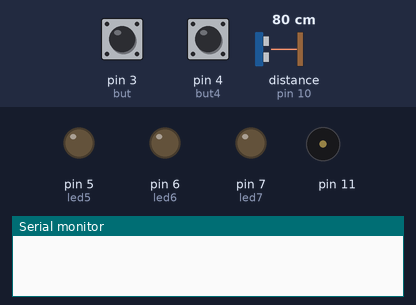
Simulated run of this sketch. Board: Arduino Uno, built with avr-gcc and run on an emulated ATmega328P. On the bench: output pins drawn as LEDs (lit = HIGH), buzzer (waves = sounding), the last lines printed to the serial monitor. Inputs (shaded band) come from the test bench; at power-on: pin 4 (but4) LOW, distance to the obstacle (sensor on pin 10) 80 cm, pin 3 (but) LOW. The echo pulse lasts 58.3 µs per cm; pins used as bus, display or sensor lines are not drawn.

Above: at 1.2 s.
1.3 s: pin 4 (but4) pulled HIGH for 0.15 s
At 2.5 s:
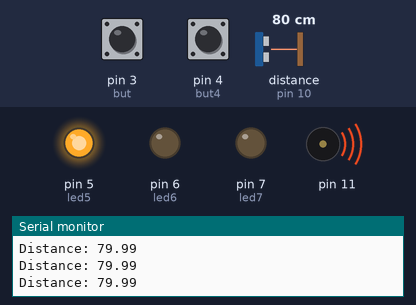
2.9 s: distance to the obstacle (sensor on pin 10) set to 75 cm
4.4 s: distance to the obstacle (sensor on pin 10) set to 67 cm
At 4.8 s:
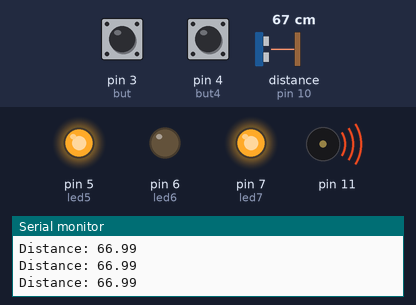
6.0 s: pin 3 (but) pulled HIGH for 0.15 s
At 7.2 s:
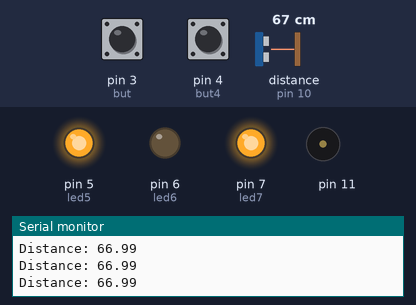
7.7 s: pin 4 (but4) pulled HIGH for 1 s
At 8.5 s:
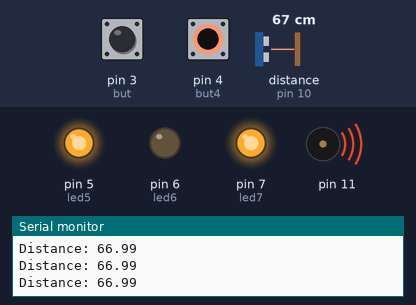
11.7 s: distance to the obstacle (sensor on pin 10) set to 63 cm
13.2 s: distance to the obstacle (sensor on pin 10) set to 57 cm
At 14.8 s:
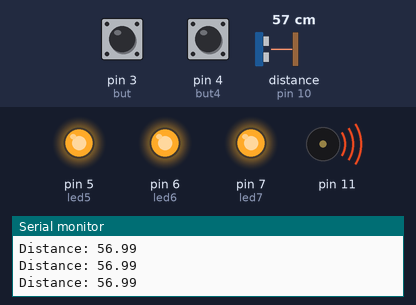
Timing chart, 0 to 15.8 s (numbered marks = the images above; inputs shaded):
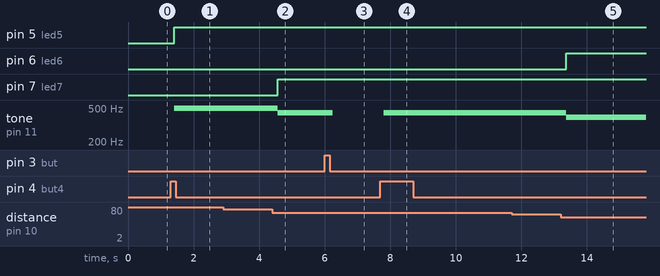

Measured:
- the behaviour switches between 71 and 70 cm on distance to the obstacle (sensor on pin 10) (found by bisection; images 1 and 2)
- the behaviour switches between 61 and 60 cm on distance to the obstacle (sensor on pin 10) (found by bisection; images 4 and 5)
- after the input at 1.3 s, pin 5 (led5): LOW → HIGH after 0.11 s; tone on pin 11: silent → 494 Hz after 0.11 s
- after the input at 4.4 s, pin 7 (led7): LOW → HIGH after 0.17 s; tone on pin 11: 494 Hz → 440 Hz after 0.17 s
- after the input at 6.0 s, tone on pin 11: 440 Hz → silent after 0.24 s
- after the input at 7.7 s, tone on pin 11: silent → 440 Hz after 0.10 s
- after the input at 13.2 s, pin 6 (led6): LOW → HIGH after 0.16 s; tone on pin 11: 440 Hz → 392 Hz after 0.16 s

The sketch:

HC-SR04.ino
```cpp
#define C 262
#define D 294
#define E 330
#define F 349
#define G 392
#define A 440
#define B 494
#define hC 523


const int trigPin = 9;
const int echoPin = 10;
const int led7 = 7;
const int led6 = 6;
const int led5 = 5;
const int but = 3;
const int but4 = 4;

float duration, distance;

void setup() {
  pinMode(trigPin, OUTPUT);
  pinMode(echoPin, INPUT);
  pinMode(led5, OUTPUT);
  pinMode(led6, OUTPUT);
  pinMode(led7, OUTPUT);
  pinMode(but, INPUT);
  pinMode(but4, INPUT);
  Serial.begin(9600);
}

void loop() {
  int count = 0;
  if(digitalRead(but4) == HIGH){
    count = count + 1;
  }
  while(count == 1){
    if(digitalRead(but) == LOW){
      digitalWrite(trigPin, LOW);
      delayMicroseconds(2);
      digitalWrite(trigPin, HIGH);
      delayMicroseconds(10);
      digitalWrite(trigPin, LOW);

      duration = pulseIn(echoPin, HIGH);
      distance = (duration*.0343)/2;
      Serial.print("Distance: ");
      Serial.println(distance);
      delay(100);

      switch(int(distance)) {
        case 10 ... 19:
            digitalWrite(led5, HIGH);
            tone(11, C, 200);
            break;
        case 20 ... 29:
            digitalWrite(led6, HIGH);
            tone(11, D, 200);
            break;
        case 30 ... 39:
            digitalWrite(led7, HIGH);
            tone(11, E, 200);
            break;
        case 40 ... 49:
            digitalWrite(led5, HIGH);
            tone(11, F, 200);
            break;
        case 50 ... 59:
            digitalWrite(led6, HIGH);
            tone(11, G, 200);
            break;
        case 60 ... 69:
            digitalWrite(led7, HIGH);
            tone(11, A, 200);
            break;
        case 70 ... 79:
            digitalWrite(led5, HIGH);
            tone(11, B, 200);
            break;
        case 80 ... 89:
            digitalWrite(led6, HIGH);
            tone(11, hC, 200);
            break;
        default:
            digitalWrite(led5, LOW);
            digitalWrite(led6, LOW);
            digitalWrite(led7, LOW);
      }
      // if (distance < 50){
      //   digitalWrite(led, HIGH);
      //   tone(11, C, 200);
      // }else{
      //   digitalWrite(led, LOW);
      // }
    }
    else{
      count = 0;
    }
  }
}
```
